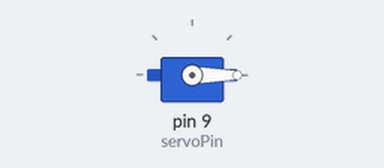
This sketch was run on a simulated Arduino Uno, built with avr-gcc and run on an emulated ATmega328P. On the bench: servo.

Above: at 0.05 s.
At 3.0 s:
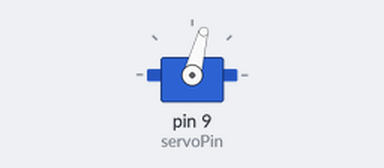
At 6.0 s:
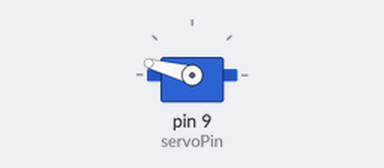
At 12.5 s:
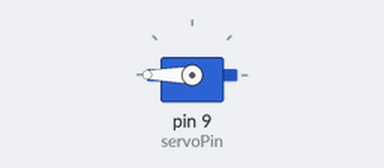
Timing chart, 0 to 16.3 s (numbered marks = the images above):
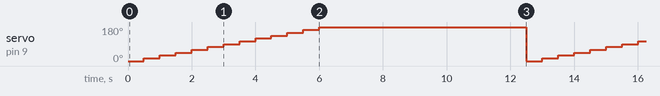

Measured:
- by itself, servo on pin 9 (servoPin): repeats every 12.5 s: 30° 0.50 s, 45° 0.50 s, 60° 0.50 s, 75° 0.50 s, 90° 0.50 s, 105° 0.50 s, 120° 0.50 s, 135° 0.50 s, 150° 0.50 s, 165° 0.50 s, 180° 6.5 s, 0° 0.50 s, 15° 0.50 s

The sketch:

Servo.ino
```cpp
#include <Servo.h>

Servo myservo;

int servoPin = 9;
  // delay(3600000); will run after an hour

void setup() {
  // put your setup code here, to run once:
  myservo.attach(servoPin);
}

void loop() {
  myservo.write(0);
  delay(500);
  myservo.write(15);
  delay(500);
  myservo.write(30);
  delay(500);
  myservo.write(45);
  delay(500);
  myservo.write(60);
  delay(500);
  myservo.write(75);
  delay(500);
  myservo.write(90);
  delay(500);
  myservo.write(105);
  delay(500);
  myservo.write(120);
  delay(500);
  myservo.write(135);
  delay(500);
  myservo.write(150);
  delay(500);
  myservo.write(165);
  delay(500);
  myservo.write(180);
  delay(500);
  myservo.write(195);
  delay(500);
  myservo.write(210);
  delay(500);
  myservo.write(225);
  delay(500);
  myservo.write(240);
  delay(500);
  myservo.write(255);
  delay(500);
  myservo.write(270);
  delay(500);
  myservo.write(285);
  delay(500);
  myservo.write(300);
  delay(500);
  myservo.write(315);
  delay(500);
  myservo.write(330);
  delay(500);
  myservo.write(345);
  delay(500);
  myservo.write(360);
  delay(500);
  return;
}
```
